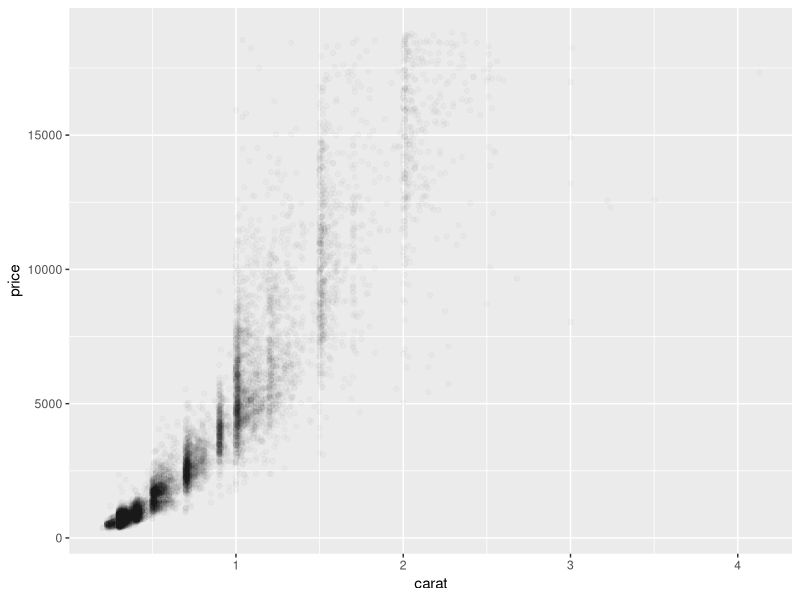
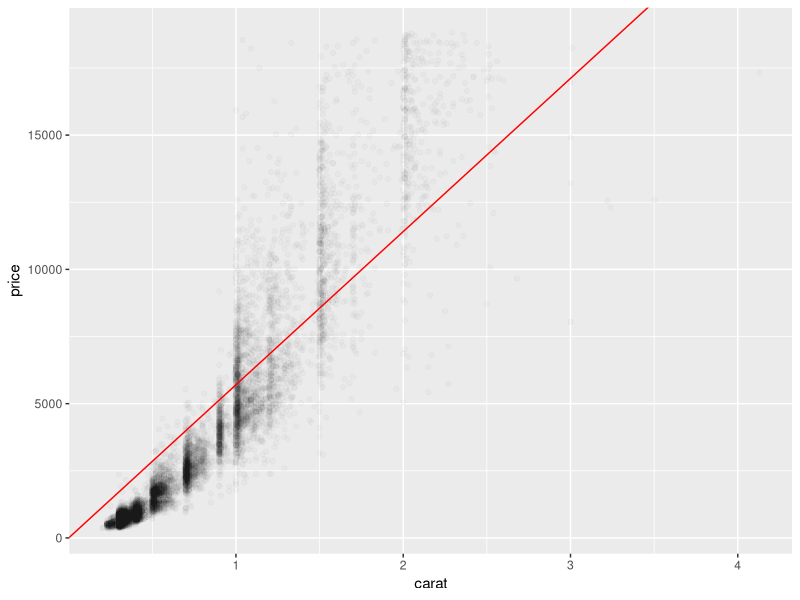

These charts were generated, in order, by the following R code:
#' Author: Ted Kwartler
#' Date: 7-4-2018
#' Purpose: Build a regression model
#' 

# libs
library(ggplot2)
library(dplyr)

# wd
setwd("C:/Users/Edward/Desktop/HarvardSummerAdmin2018/Lessons/3_July18-Reg_LogReg")

# Data
data('diamonds')
set.seed(1234)

# This is a simple down-sample, not a partitioning schema.  
# There is a difference because you would resample and get the same rows. 
# When you partition you want to ensure no overlap of records.
sampDiamonds <- sample_n(diamonds, 10000)

# EDA
summary(sampDiamonds)

# Remember this?
p <- ggplot(sampDiamonds, aes(carat, price)) +geom_point(alpha=0.02)
p

# Since we see a relationship let's make a linear model to predict prices
fit <- lm(price ~ carat + 0, sampDiamonds)
fit

# Add out model predictions
p <- p + geom_abline(intercept =  0, slope = 5704, color='red')
p

# End
